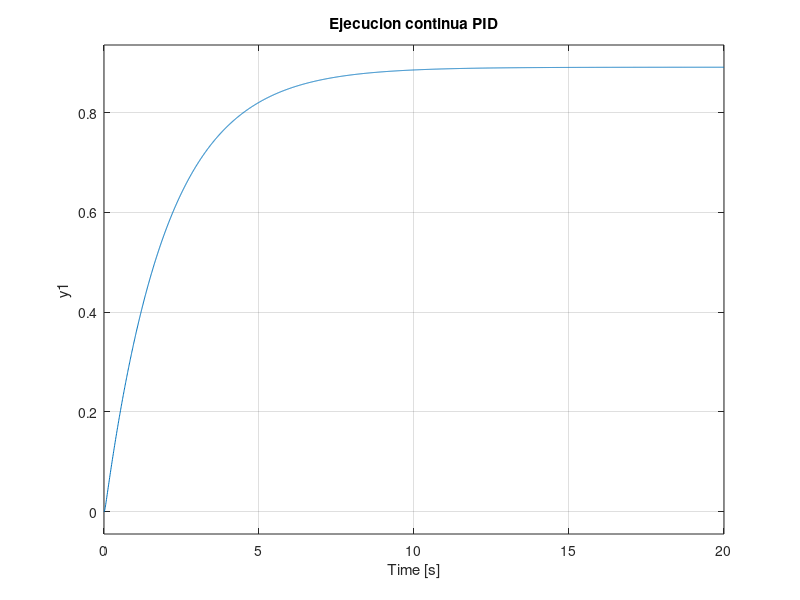
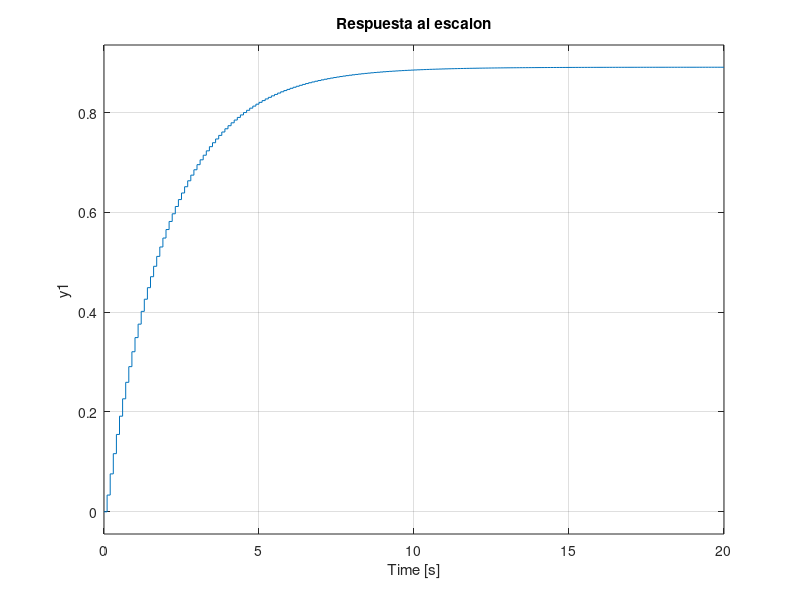

Reproduce these figures in MATLAB, in order.
 %--------Para el PID----------
  %abrimos una figura para ser rellenada
 figure
 s=tf('s');
 g=18/(s^2+40.1*s+20.2);
 step(g);
 title("Ejecucion continua PID");
 g
 %Ahora convertiremos esa funcion de continuo a discreto
 figure
 h=c2d(g,0.1);
 step(h);
 title("Respuesta al escalon");
 h